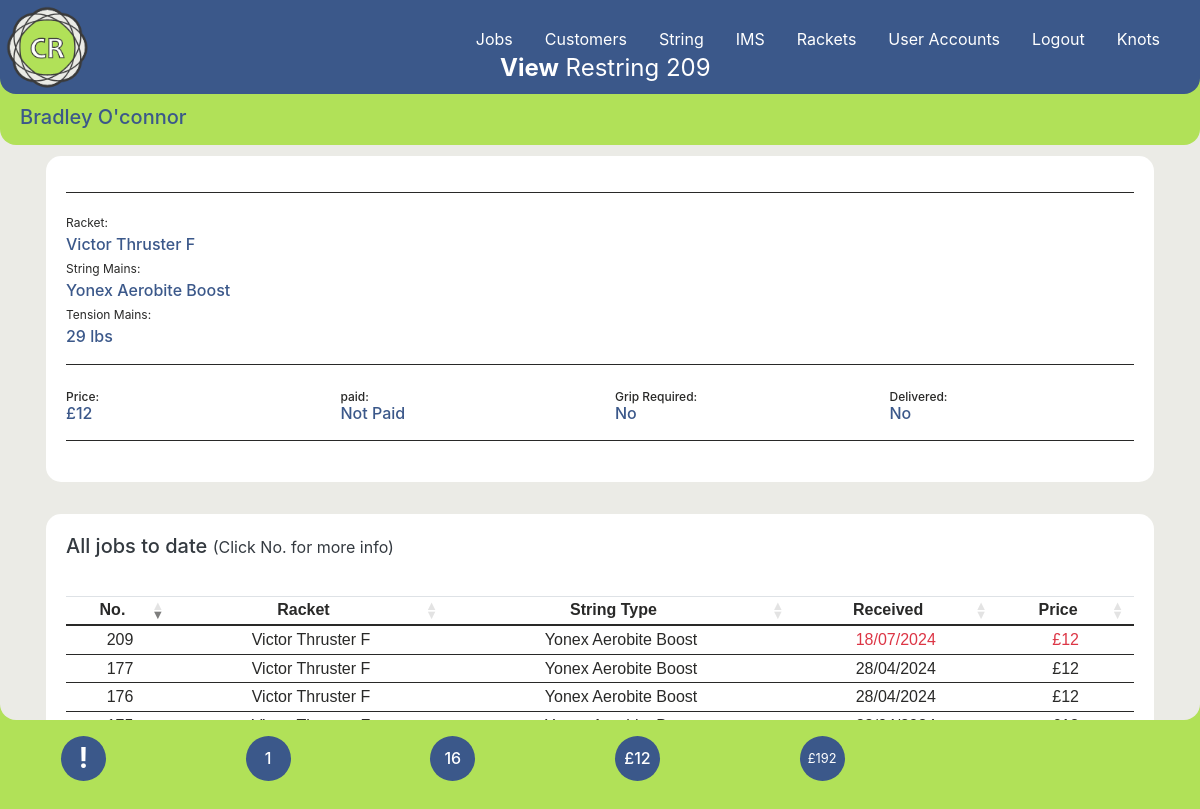
Page /viewjob.php?jobid=209 (signed in) on the earlier database version.
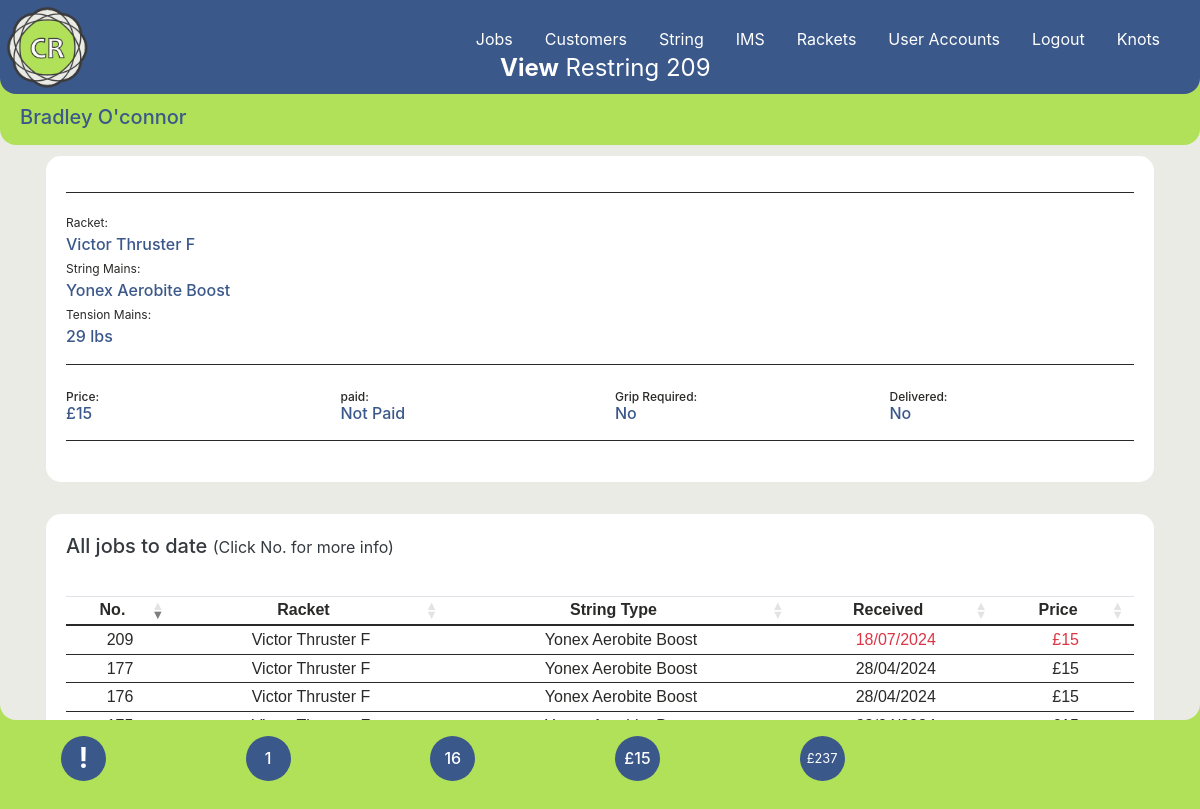
Same page on the later database version.
### tables this page shows
CREATE TABLE `stringjobs` (
  `job_id` int(10) NOT NULL,
  `customerid` int(10) NOT NULL,
  `stringid` int(10) NOT NULL,
  `stringidc` int(10) NOT NULL,
  `racketid` int(10) DEFAULT NULL,
  `collection_date` varchar(11) NOT NULL,
  `delivery_date` varchar(11) NOT NULL,
  `pre_tension` varchar(6) NOT NULL,
  `tension` varchar(2) NOT NULL,
  `tensionc` varchar(2) NOT NULL,
  `price` varchar(8) NOT NULL,
  `grip_required` varchar(3) DEFAULT NULL,
  `paid` varchar(7) NOT NULL,
  `delivered` varchar(3) NOT NULL,
  `comments` varchar(500) NOT NULL,
  `free_job` varchar(3) NOT NULL,
  `imageid` int(10) NOT NULL
);

CREATE TABLE `customer` (
  `cust_ID` int(5) NOT NULL,
  `Name` varchar(100) NOT NULL,
  `Notes` varchar(500) NOT NULL,
  `Email` varchar(100) NOT NULL,
  `Mobile` varchar(20) NOT NULL,
  `pref_string` int(6) NOT NULL,
  `pref_stringc` int(6) NOT NULL,
  `tension` varchar(5) NOT NULL,
  `tensionc` varchar(5) NOT NULL,
  `prestretch` varchar(5) NOT NULL,
  `racketid` int(10) NOT NULL,
  `discount` int(3) NOT NULL DEFAULT 0
);

CREATE TABLE `rackets` (
  `racketid` int(7) NOT NULL,
  `manuf` varchar(50) NOT NULL,
  `model` varchar(50) NOT NULL,
  `pattern` varchar(255) NOT NULL,
  `sport` int(3) NOT NULL
);

CREATE TABLE `all_string` (
  `string_id` int(11) NOT NULL,
  `brand` varchar(50) NOT NULL,
  `notes` varchar(500) NOT NULL,
  `type` varchar(50) NOT NULL,
  `sportid` int(5) NOT NULL
);

### Connections/wcba.php (called while the page is built, shortened)
<?php
$currency = "£";

### viewjob.php (the view, shortened to what the rows shown need)
<?php require_once('./Connections/wcba.php');
$query_Recordset1 = "SELECT
stringjobs.job_id as job_id,
stringjobs.customerid as customerid,
stringjobs.tension as atension,
stringjobs.tensionc as atensionc,
stringjobs.pre_tension as pre_tension,
stringjobs.price as price,
stringjobs.collection_date as collection_date,
stringjobs.delivery_date as delivery_date,
stringjobs.grip_required as grip_required,
stringjobs.paid as paid,
stringjobs.delivered as delivered,
stringjobs.free_job as free_job,
stringjobs.comments as comments,
stringjobs.racketid as racketid,
stringjobs.imageid,
stringjobs.stringid as stringid,
stringjobs.stringidc as stringidc,
customer.Name as Name,
customer.Email as Email,
customer.Mobile as Mobile,
sport.sportname as sportname,
rackets.manuf as manuf,
rackets.model as model,
rackets.pattern as pattern,
all_string.notes as notes_stock,
all_stringc.notes as notesc_stock,
string.note as notes_string,
string.string_number as stringm_number,
string.note as notes_string,
stringc.note as notesc_string,
stringc.string_number as stringc_number,
all_string.brand as brandm,
all_string.type as typem,
all_stringc.brand as brandc,
all_stringc.type as typec,
string.stringid as stringid_m,
stringc.stringid as stringid_c,
string.length as lengthm,
string.length as lengthc
FROM stringjobs
LEFT JOIN customer ON customerid = cust_ID
LEFT JOIN string ON stringjobs.stringid = string.stringid
LEFT JOIN string AS stringc ON stringjobs.stringidc = stringc.stringid
LEFT JOIN all_string ON string.stock_id = all_string.string_id
LEFT JOIN all_string AS all_stringc ON stringc.stock_id = all_stringc.string_id
LEFT JOIN rackets ON stringjobs.racketid = rackets.racketid
LEFT JOIN sport ON all_string.sportid = sport.sportid
WHERE job_id = '" . $_GET['jobid'] . "'";
$Recordset1 = mysqli_query($conn, $query_Recordset1) or die(mysqli_error($conn));
$row_Recordset1 = mysqli_fetch_assoc($Recordset1);
$query_Recordset2 = "SELECT
stringjobs.job_id as job_id,
stringjobs.customerid as customerid,
stringjobs.tension as atension,
stringjobs.tensionc as atensionc,
stringjobs.pre_tension as pre_tension,
stringjobs.price as price,
stringjobs.collection_date as collection_date,
stringjobs.delivery_date as delivery_date,
stringjobs.grip_required as grip_required,
stringjobs.paid as paid,
stringjobs.delivered as delivered,
stringjobs.free_job as free_job,
stringjobs.comments as comments,
stringjobs.tension as atension,
stringjobs.tensionc as atensionc,
stringjobs.racketid as racketid,
stringjobs.stringid as stringid,
customer.Name as Name,
customer.Email as Email,
customer.Mobile as Mobile,
sport.sportname as sportname,
rackets.manuf as manuf,
rackets.model as model,
rackets.pattern as pattern,
all_string.brand as brandm,
all_string.type as typem,
all_string.notes as notes_stock,
all_stringc.brand as brandc,
all_stringc.type as typec,
all_stringc.notes as notesc_stock,
string.note as notes_string,
string.string_number as stringm_number,
string.stringid as stringid_m,
string.note as notes_string,
stringc.note as notesc_string,
stringc.string_number as stringc_number,
stringc.stringid as stringid_c,
string.length as lengthm,
string.length as lengthc
FROM stringjobs
LEFT JOIN customer ON customerid = cust_ID
LEFT JOIN string
ON stringjobs.stringid = string.stringid
LEFT JOIN string
AS stringc
ON stringjobs.stringidc = stringc.stringid
LEFT JOIN all_string
ON string.stock_id = all_string.string_id
LEFT JOIN all_string
AS all_stringc
ON string.stock_id = all_stringc.string_id
LEFT JOIN rackets ON stringjobs.racketid = rackets.racketid
LEFT JOIN sport ON all_string.sportid = sport.sportid
WHERE customerid = '" . $row_Recordset1['customerid'] . "' ORDER BY job_id DESC";
$Recordset2 = mysqli_query($conn, $query_Recordset2) or die(mysqli_error($conn));
$row_Recordset2 = mysqli_fetch_assoc($Recordset2);
?>
<!DOCTYPE html>
<html lang="en">
<head>
  <link rel="stylesheet" href="https://cdnjs.cloudflare.com/ajax/libs/font-awesome/6.4.2/css/all.min.css">
  <link rel="stylesheet" href="https://stackpath.bootstrapcdn.com/bootstrap/4.3.1/css/bootstrap.min.css">
  <link rel="stylesheet" href="https://cdnjs.cloudflare.com/ajax/libs/font-awesome/6.4.2/css/all.min.css">
  <link rel="stylesheet" href="./admin/css/bootstrap-datetimepicker.min.css" type="text/css" media="all" />
  <link rel="stylesheet" type="text/css" href="https://cdn.datatables.net/1.13.6/css/dataTables.bootstrap4.min.css" />
  <link rel="stylesheet" href="./css/style.css">
</head>
<body data-spy="scroll" data-target="#main-nav">
  <div class="home-section diva">
    <p class="fxdtext"><strong>View</strong> Restring <?php echo $row_Recordset1['job_id']; ?></p>
    <div class="fxdtextaltvp">
      <p class="h5 form-text-alt"><?php echo $row_Recordset1['Name']; ?></p>
    </div>
    <div class="container my-3 pb-3 px-3 firstparavp">
      <div class="card cardvp">
        <div class="card-body">
          <hr>
          <?php if (!empty($row_Recordset1['manuf'])) { ?>
            <p class="form-text mb-0" style="font-size:12px">Racket:</p>
            <span class="h6 form-text-alt"><?php echo $row_Recordset1['manuf'] . " " . $row_Recordset1['model']; ?></span><?php } ?>
          <?php if (!empty($row_Recordset1['stringid'])) { ?>
            <p class="form-text mb-0" style="font-size:12px">String Mains:</p>
            <span class="h6 form-text-alt"><?php echo $row_Recordset1['brandm'] . " " . $row_Recordset1['typem'] . " " . $row_Recordset1['notes_stock']; ?></span>
          <?php } else { ?>
            <span class="h6 form-text-alt">String Unknown</span>
          <?php } ?>
          <?php if (!empty($row_Recordset1['atension'])) { ?>
            <p class="form-text mb-0" style="font-size:12px">Tension Mains:</p>
            <span class="h6 form-text-alt"><?php echo $row_Recordset1['atension'] . " lbs";
                                          }
                                            ?>
                <hr>
                <div class="row">
                  <div class="col-3">
                    <?php if (!empty($row_Recordset1['price'])) { ?>
                      <p class="form-text mb-0" style="font-size:12px">Price:</p>
                      <span class="h6 form-text-alt"><?php echo "$currency" . $row_Recordset1['price'];
                                                    }
                                                      ?>
                  </div>
                </div>
                <hr>
        </div>
      </div>
    </div>
    <div class="container my-3 pb-3 px-3">
      <div class="card cardvp">
        <div class="card-body">
          <table id="tblUser" class="p-3 table-text table table-sm center">
            <thead>
              <tr>
                <th class="text-center">No.</th>
                <th class="text-center">Racket</th>
                <th class="text-center d-none d-md-table-cell">String Type</th>
                <th class="text-center">Received</th>
                <th class="text-center">Price</th>
              </tr>
            </thead>
            <tbody>
              <?php
              do { ?>
                <tr>
                  <td>
                    <a href="./viewjob.php?jobid=<?php echo $row_Recordset2['job_id']; ?>"><?php echo $row_Recordset2['job_id']; ?></a>
                  </td>
                  <td><?php echo $row_Recordset2['manuf'] . " " . $row_Recordset2['model']; ?></td>
                  <?php if (!isset($row_Recordset2['stringid_c'])) { ?>
                    <td class=" d-none d-md-table-cell"><?php echo $row_Recordset2['brandm'] . " " . $row_Recordset2['typem']; ?>
                    <?php } elseif ((!empty($row_Recordset2['stringid_m'])) && (!empty($row_Recordset2['stringid_c']))) { ?>
                    <td class="d-none d-md-table-cell">Hybrid click for info
                    <?php } else { ?>
                    <td class="d-none d-md-table-cell">String Unknown
                    <?php } ?>
                    </td>
                    <?php if ($row_Recordset2['delivered'] == 0) { ?>
                      <td class="text-danger"><?php echo $row_Recordset2['collection_date']; ?></td><?php } else { ?>
                      <td><?php echo $row_Recordset2['collection_date']; ?></td>
                    <?php } ?>
                    <?php if ($row_Recordset2['paid'] == 0) { ?>
                      <td class="text-danger"><?php echo "$currency" . $row_Recordset2['price']; ?></td><?php } else { ?>
                      <td><?php echo "$currency" . $row_Recordset2['price']; ?></td>
                    <?php } ?>
                </tr>
              <?php
              } while ($row_Recordset2 = mysqli_fetch_assoc($Recordset2)); ?>
            </tbody>
          </table>
        </div>
      </div>
    </div>
  </div>
</body>
</html>

Differences in the rows shown:
changed stringjobs "Bradley O'connor": price "12" → "15"
changed stringjobs id 177: price "12" → "15"
changed stringjobs id 176: price "12" → "15"
Other differences:
$sum_owed: "12" → "15"
$sum: "192" → "237"
